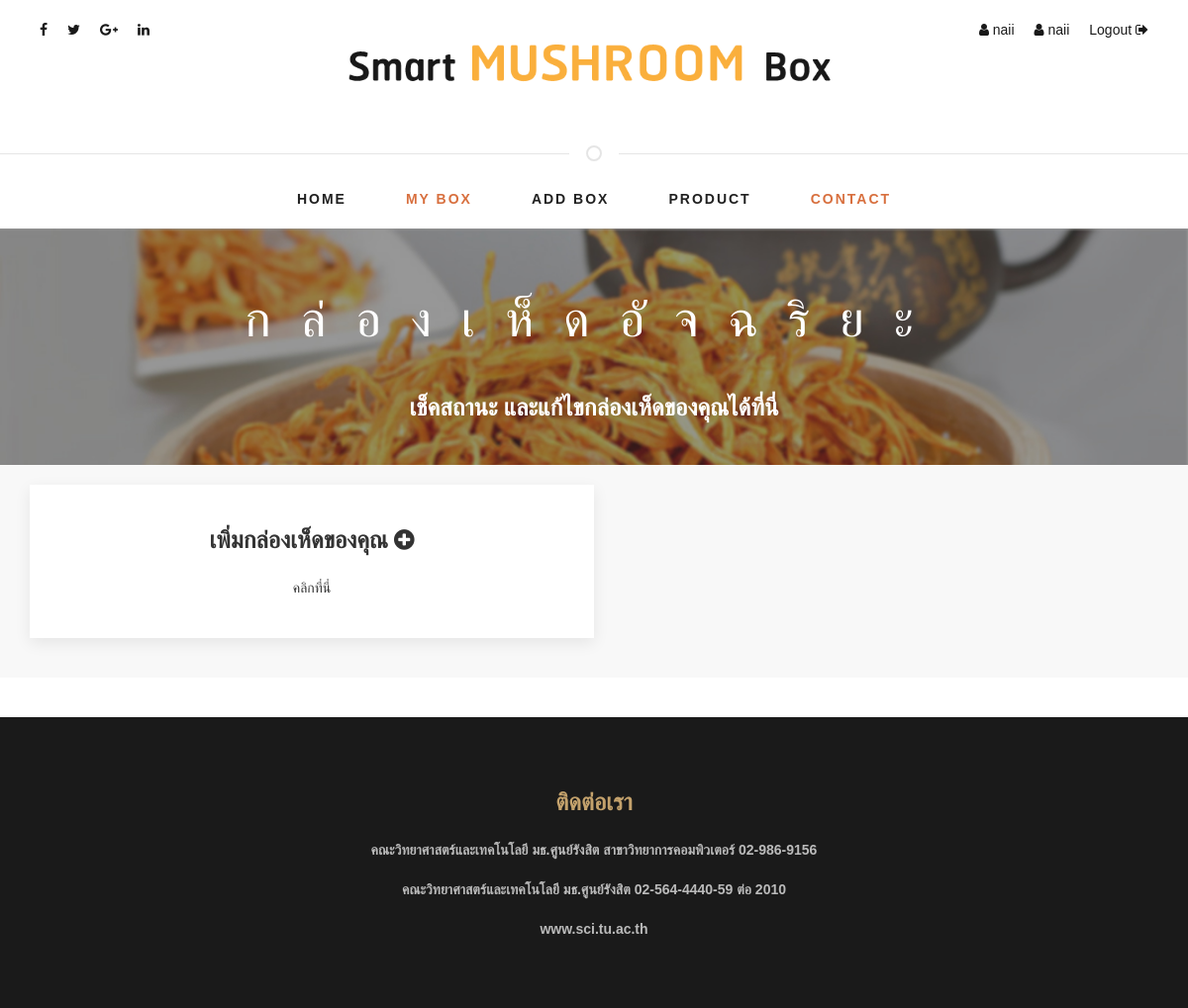
Before: /mushroom/mybox/ (signed in) with the older database file.
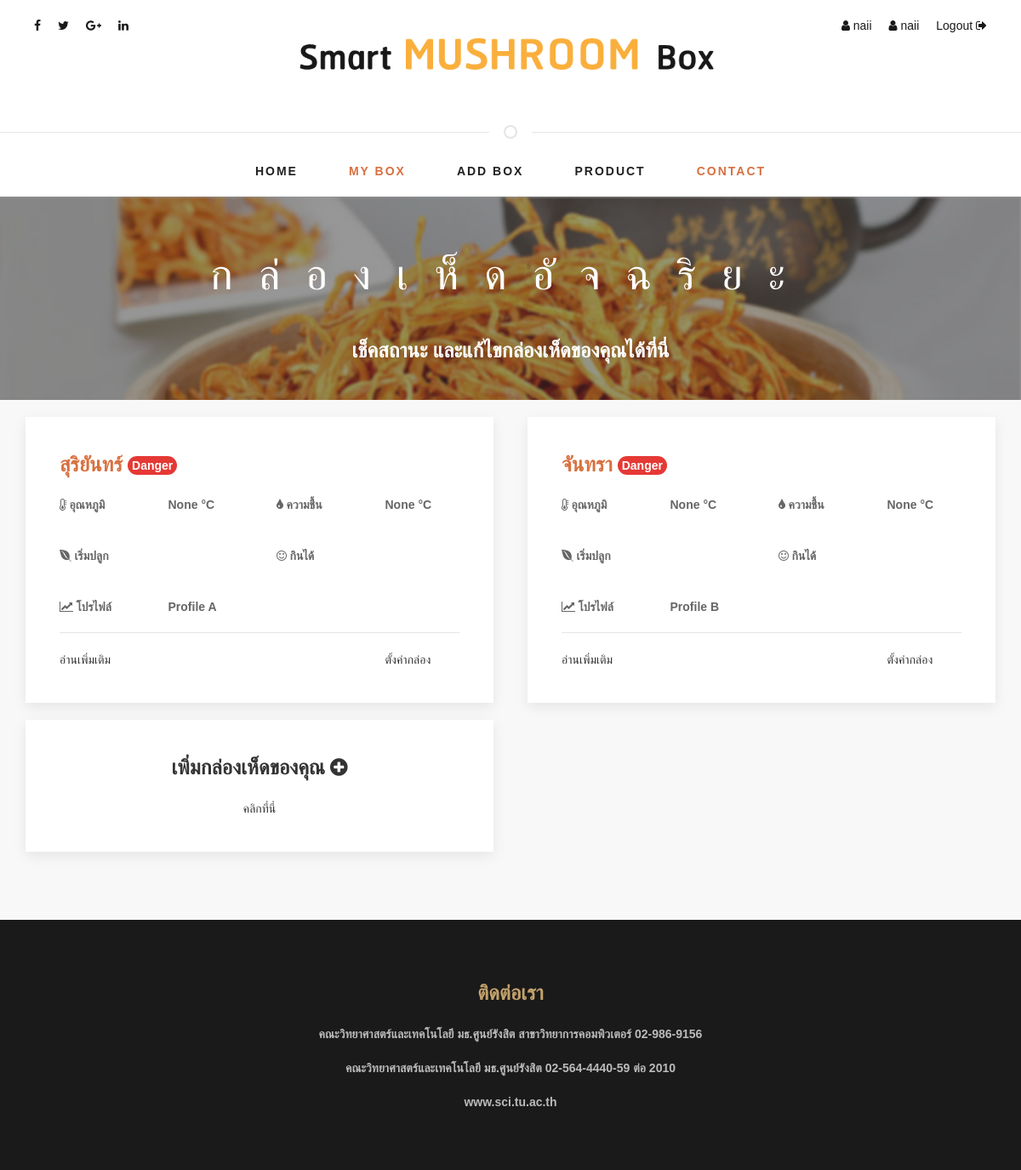
After: the same page with the newer database file.
### boxapp/models.py (models this page shows)
class Box(models.Model):
	CHOICES = (
        ('Profile A', 'Profile A'),
        ('Profile B', 'Profile B'),
        ('Profile C', 'Profile C'),
        ('Profile D', 'Profile D'),
    )
	name = models.CharField(max_length=20,blank=True,null=True)
	code = models.CharField(max_length=20,unique=True)
	password = models.CharField(max_length=20,blank=True)
	profile =models.CharField(max_length=100,null=True,choices=CHOICES,blank=False,default='Profile A')
	temporature = models.DecimalField(max_digits=15, decimal_places=2,blank=True,null=True)
	temporature_by_control = models.DecimalField(max_digits=15, decimal_places=2,blank=True,null=True)
	humidity = models.DecimalField(max_digits=15, decimal_places=2,blank=True,null=True)
	humidity_by_control = models.DecimalField(max_digits=15, decimal_places=2,blank=True,null=True)
	color_by_control = models.CharField(max_length=20,blank=True,null=True)
	status_color = models.CharField(max_length=20,blank=True,null=True)
	owner = models.ForeignKey(User, on_delete=models.SET_NULL,blank=True,null=True)
	start_date = models.DateField(blank=True,null=True)
	end_date =models.DateField(blank=True,null=True)
	def __str__(self):
		return self.code

### boxapp/views.py (the view)
@login_required
def mybox( request):
	try:
		box_list = Box.objects.filter(owner=request.user)
		print (box_list)
		return render(request, 'mybox.html',{'box_list':box_list})
	except Box.DoesNotExist as e:
		messages.error(request, 'คุณยังไม่มีกล่องเห็ด')
	else:
		pass
	finally:
		pass
	return render(request, 'mybox.html',)

### boxapp/templates/mybox.html (shortened to what the changed rows need)
{% extends 'base2.html' %} {% load static %} {% block content %}
  <div class="bghead ">
    <br>
    <h2 style="letter-spacing: 30px;" class="thai_font-title">กล่องเห็ดอัจฉริยะ</h2>
    <br>
  </div>
</header>
<div class="uk-background-muted">
  <br>
  <div class="container">
    {% if box_list %}
      <div class="uk-grid"> {% for box in box_list %}
        <div class="uk-width-1-2@m uk-width-1-1@s">
          <div>
            <div class="uk-card uk-card-default uk-card-hover uk-card-body">
              <div>
                <h3 class="uk-card-title thai_font" style="color: #d8703f">{{box.name}}  {% if box.status_color == "เขียว" %}
                  <span id="stat" class="uk-badge" style="background-color: #33691E
                  " >Good</span>
                  {% elif box.status_color == "ส้ม" %}
                  <span id="stat" class="uk-badge" style="background-color: #FF5722
                  " >Warning</span>
                {% else %}
                  <span id="stat" class="uk-badge" style="background-color: #E53935" >Danger</span>
                {% endif %}</h3>
              </div>
              <div class="uk-child-width-1-2@m uk-child-width-1-2@s" uk-grid>
                <div>
                  <div class="uk-child-width-1-2@m uk-child-width-1-2@s" uk-grid>
                    <div>
                      <p class="thai_font box-label" for=""><i class="fa fa-thermometer-quarter" aria-hidden="true"></i> อุณหภูมิ</p>
                    </div>
                    <div>
                      <p>{{box.humidity}} °C</p>
                    </div>
                  </div>
                </div>
                <div>
                  <div class="uk-child-width-1-2@m uk-child-width-1-2@s" uk-grid>
                    <div>
                      <p class="thai_font box-label" for=""> <i class="fa fa-tint" aria-hidden="true"></i> ความชื้น</p>
                    </div>
                    <div>
                      <p>{{box.humidity}} °C</p>
                    </div>
                  </div>
                </div>
                <div>
                  <div class="uk-child-width-1-2@m uk-child-width-1-2@s" uk-grid>
                    <div>
                      <p class="thai_font box-label" for=""> <i class="fa fa-envira" aria-hidden="true"></i> เริ่มปลูก</p>
                    </div>
                    <div>
                    </div>
                  </div>
                </div>
                <div>
                  <div class="uk-child-width-1-2@m uk-child-width-1-2@s" uk-grid>
                    <div>
                      <p class="thai_font box-label" for=""><i class="fa fa-smile-o" aria-hidden="true"></i> กินได้</p>
                    </div>
                    <div>
                    </div>
                  </div>
                </div>
                <div>
                  <div class="uk-child-width-1-2@m uk-child-width-1-2@s" uk-grid>
                    <div>
                      <p class="thai_font box-label" for=""><i class="fa fa-line-chart" aria-hidden="true"></i> โปรไฟล์</p>
                    </div>
                    <div>
                      <p>{{box.profile}} </p>
                    </div>
                  </div>
                </div>
                <div>
                </div>
              </div>
              <hr>
              <div class="uk-child-width-1-4@m uk-child-width-1-4@s uk-child-width-1-4@l" uk-grid>
                <div class="thai_font uk-text-left">
                  <button class="uk-button uk-button-text thai_font" onclick="location.href='{% url 'detail_box' box.id %}'"> อ่านเพิ่มเติม</button>
                </div>
                <div class="">
                </div>
                <div class="">
                </div>
                <div class="thai_font uk-text-left">
                  <button class="uk-button uk-button-text thai_font"> ตั้งค่ากล่อง</button>
                </div>
              </div>
            </div>
          </div>
          <br>
        </div>
      <br> {% endfor %}{% endif %}
  </div>
<br>
<br>
</div>
<br>
<br>
</div>
{% endblock %}

Changed rows visible on the page:
now on this page (row edited): Box: name "สุริยันทร์", shows "Danger", humidity "None", profile "Profile A"
added Box: name "จันทรา", shows "Danger", humidity "None", profile "Profile B"
